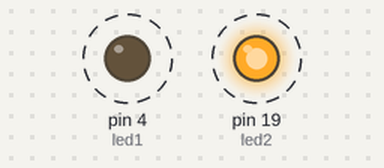
This sketch was run on a simulated Arduino Uno, built with avr-gcc and run on an emulated ATmega328P. On the bench: output pins drawn as LEDs (lit = HIGH). Dashed ring = blinking.

Above: at 0.12 s.
Timing chart, 0 to 3.0 s (numbered marks = the images above):
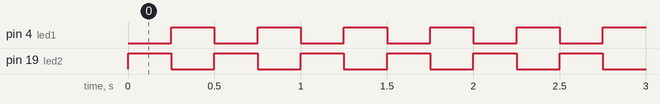

The sketch:

testled.ino
```cpp
#define led1 4
#define led2 19
void setup() {
pinMode(led1,OUTPUT);
pinMode(led2,OUTPUT);
}

void loop() {
  digitalWrite(led1,0);
  digitalWrite(led2,1);
  delay(250);
  digitalWrite(led1,1);
  digitalWrite(led2,0);
  delay(250);
}
```

Measured:
- by itself, pin 4 (led1), pin 19 (led2): alternates HIGH for 0.25 s and LOW for 0.25 s
